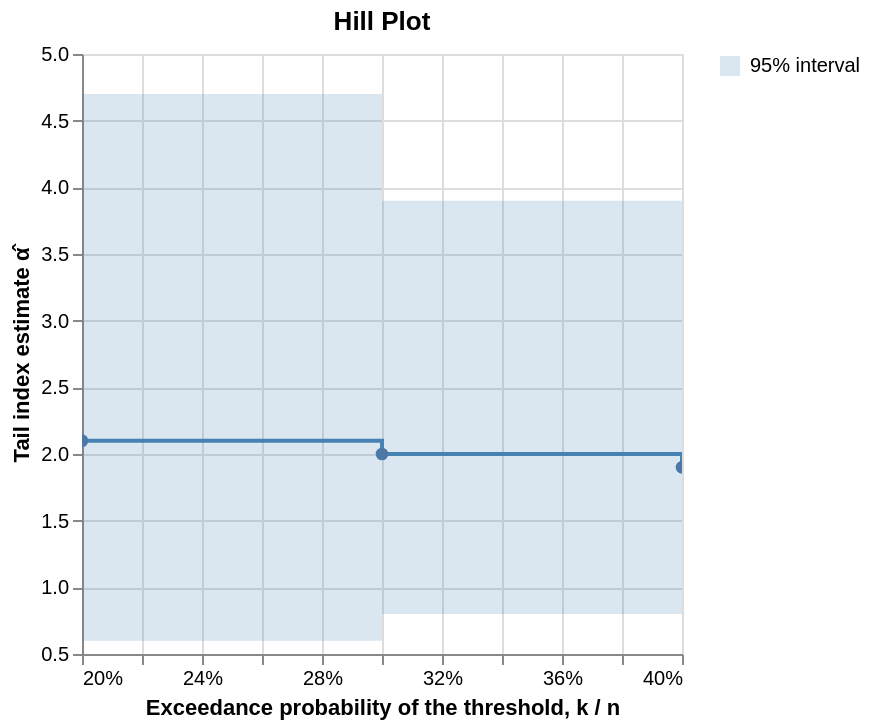

Vega-Lite specification for this chart:
### Vega-Lite specification from a JSON file in a GitHub repository (floating-point values rounded to 4 significant figures)
{"$schema": "https://vega.github.io/schema/vega-lite/v6.json", "title": "Hill Plot", "width": "container", "height": "container", "data": {"values": [{"k": 2, "threshold": 400, "estimate": 2.1, "lower": 0.6, "upper": 4.7, "x": 0.2}, {"k": 3, "threshold": 300, "estimate": 2.0, "lower": 0.8, "upper": 3.9, "x": 0.3}, {"k": 4, "threshold": 200, "estimate": 1.9, "lower": 0.9, "upper": 3.4, "x": 0.4}]}, "encoding": {"x": {"field": "x", "type": "quantitative", "title": "Exceedance probability of the threshold, k / n", "scale": {"zero": false}, "axis": {"format": ".0%"}}}, "layer": [{"transform": [{"calculate": "'95% interval'", "as": "legend"}], "mark": {"type": "area", "opacity": 0.2, "interpolate": "step-after", "clip": true}, "encoding": {"y": {"field": "lower", "type": "quantitative", "title": "Tail index estimate α̂", "scale": {"zero": false, "domainMax": 5}}, "y2": {"field": "upper"}, "color": {"field": "legend", "type": "nominal", "scale": {"range": ["steelblue"]}, "legend": {"title": null, "symbolType": "square"}}}}, {"mark": {"type": "line", "point": {"filled": true, "size": 40}, "color": "steelblue", "interpolate": "step-after", "clip": true}, "encoding": {"y": {"field": "estimate", "type": "quantitative"}, "tooltip": [{"field": "k", "type": "quantitative", "title": "k (losses used)"}, {"field": "x", "type": "quantitative", "title": "k / n", "format": ".1%"}, {"field": "threshold", "type": "quantitative", "title": "Threshold", "format": ",.0f"}, {"field": "estimate", "type": "quantitative", "title": "α̂", "format": ".2f"}, {"field": "lower", "type": "quantitative", "title": "95% lower", "format": ".2f"}, {"field": "upper", "type": "quantitative", "title": "95% upper", "format": ".2f"}]}}]}
